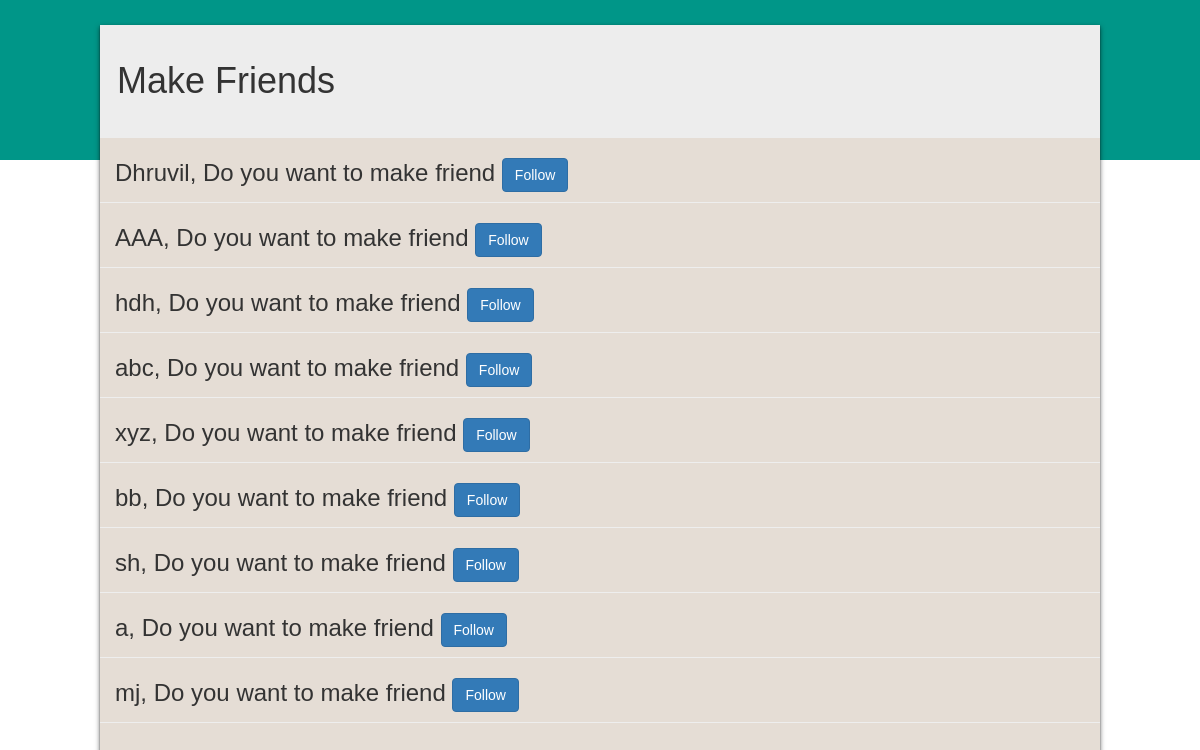
Page /store (signed in) on the earlier database version.
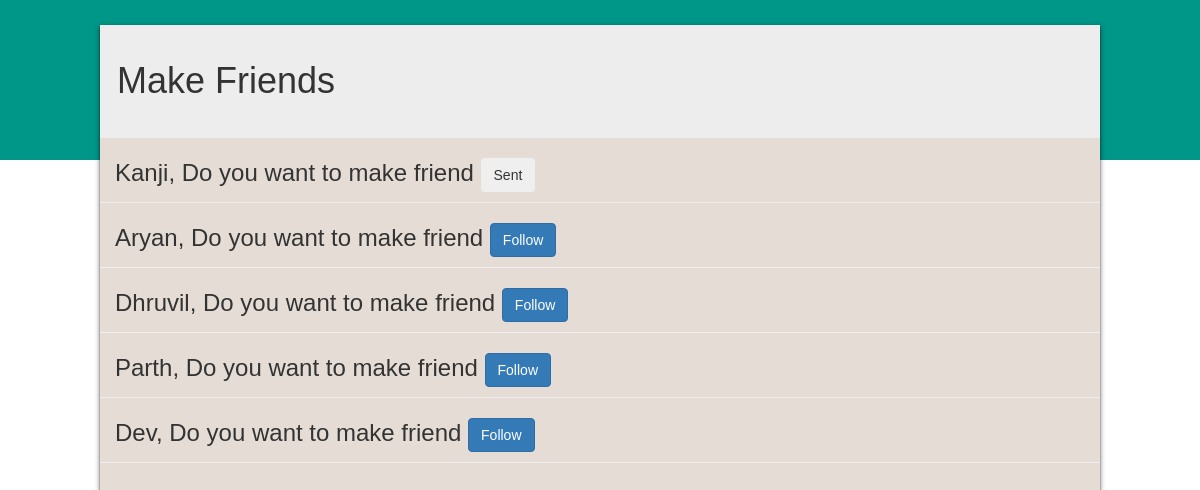
Same page on the later database version.
### chatifyApp/models.py (models this page shows)
class User(AbstractUser):
    user_id = models.CharField(max_length=50,primary_key=True,null=False,blank=False)
    dob = models.DateField(null=True)
    phoneno = models.IntegerField(null=True)
    coins = models.IntegerField(default=100)
    theme_id = models.ForeignKey(Themes,on_delete=models.CASCADE,to_field='theme_id',default=1)

### chatifyApp/views.py (the view)
# urls.py: path('store',views.store,name='store'),
def store(request):
    if request.session.get('username') is None:
        return redirect('login')
    if request.method == 'POST':
        username = request.session.get('username')
        friend = request.POST.get('friend')
        print(friend)
        user_id = User.objects.get(user_id=username)
        friend_id = User.objects.get(user_id=friend)
        obj = Friend_List.objects.create(user_id=user_id,friend_id=friend_id,friend_since=date.today(),friend_status='pending')
        obj.save()
        return redirect('store')
    else :
        username = request.session.get('username')
        user_obj_list = User.objects.all()
        sent_frnd_obj_list = Friend_List.objects.filter(user_id=username,friend_status='pending') | Friend_List.objects.filter(friend_id=username,friend_status='pending')
        accept_frnd_obj_list = Friend_List.objects.filter(user_id=username,friend_status='accept') | Friend_List.objects.filter(friend_id=username,friend_status='accept')
        userObj = User.objects.get(username=username)
        all_user_list = []
        admin = 'a1'
        for user in user_obj_list:
            if user.username != username and user.username != admin:
                all_user_list.append(user.username)
        print("all_user_list:")
        print(all_user_list)
        accept_user_list = []
        for user in accept_frnd_obj_list:
            if user.user_id != userObj:
                accept_user_list.append(user.user_id.username)
            else:
                accept_user_list.append(user.friend_id.username)
        sent_user_list = []
        for user in sent_frnd_obj_list:
            if user.user_id != userObj:
                sent_user_list.append(user.user_id.username)
            else:
                sent_user_list.append(user.friend_id.username)
        final_list = []
        for u in all_user_list:
            if u not in accept_user_list:
                final_list.append(u)
        print("final_list:")
        print(final_list)
        print("sent_user_list:")
        print(sent_user_list)
        print("accept_user_list:")
        print(accept_user_list)
        return render(request,'store.html',{'userList':final_list,'sentList':sent_user_list,'user':username})

### templates/store.html (shortened to what this page needs)
{% load static %}
<!DOCTYPE html>
<html lang="en">
<head>
    <link rel="stylesheet" href="{% static 'styles/notification.css' %}">
    <link rel="stylesheet" href="https://maxcdn.bootstrapcdn.com/bootstrap/3.4.1/css/bootstrap.min.css">
</head>
<body>
    <div class="main-container">
        <div class="header">
            <h1>Make Friends</h1>
        </div>
        <div class="req-list">
            <form action="{% url 'store' %}" method="post">
                {% for u in userList %}
                <div class="req-box">
                    <h3>{{u}}, Do you want to make friend
                        {% if u in sentList %}
                        <button style="margin-right: 50px;" class="btn btn-secondary btn-right" name="friend" value="{{u}}">Sent</button></h3>
                        {% else %}
                        <button style="margin-right: 50px;" class="btn btn-primary btn-right" name="friend" value="{{u}}">Follow</button></h3>
                        {% endif %}
                </div>
                {% endfor %}
            </form>
        </div>
    </div>
</body>
</html>

Differences in the rows shown:
removed User: userList "AAA"
removed User: userList "hdh"
removed User: userList "abc"
removed User: userList "xyz"
removed User: userList "bb"
removed User: userList "sh"
removed User: userList "mj"
now on this page (row edited): User: userList "Kanji"
now on this page (row edited): User: userList "Aryan"
added User: userList "Parth"
added User: userList "Dev"
Other differences:
new list line: ", Do you want to make friend Sent"
new list line: ", Do you want to make friend Follow"
list line gone: ", Do you want to make friend Follow"
list line gone: "a , Do you want to make friend Follow"
